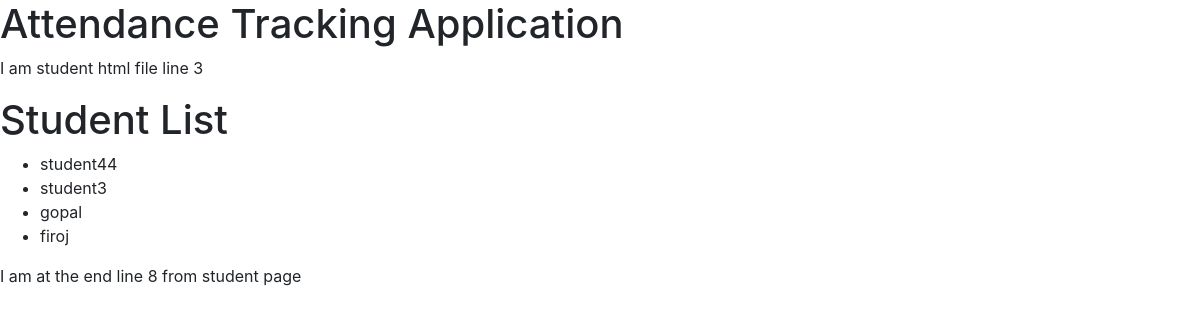
The page /student/ on the database its author committed.
### school/models.py (models this page shows, shortened)
class Student(models.Model):
    name = models.CharField(max_length=200, help_text='Enter a student name')
    class Meta:
        ordering = ['-name']

### school/views.py (the view)
# urls.py: path('student/', views.StudentListView.as_view(), name='students'),
class StudentListView(generic.ListView):
    model = Student
    context_object_name = 'students'   # your own name for the list as a template variable
    queryset = Student.objects.all
    template_name = 'student.html'  # Specify your own template name/location

### school/templates/student.html (shortened to what this page needs)
{% extends "base_template.html" %}
{% block content %}
<p>I am student html file line 3</p>
<h1>Student List</h1>
{% if students %}
<ul>
  {% for student in students %}
    <li>
     {{ student.name }}
    </li>
  {% endfor %}
</ul>
{% else %}
  <p>There are no students in the school.</p>
{% endif %}
<p> I am at the end line 8 from student page</p>
{% endblock %}

### rows shown on the page
Student: name "student44"
Student: name "student3"
Student: name "gopal"
Student: name "firoj"
